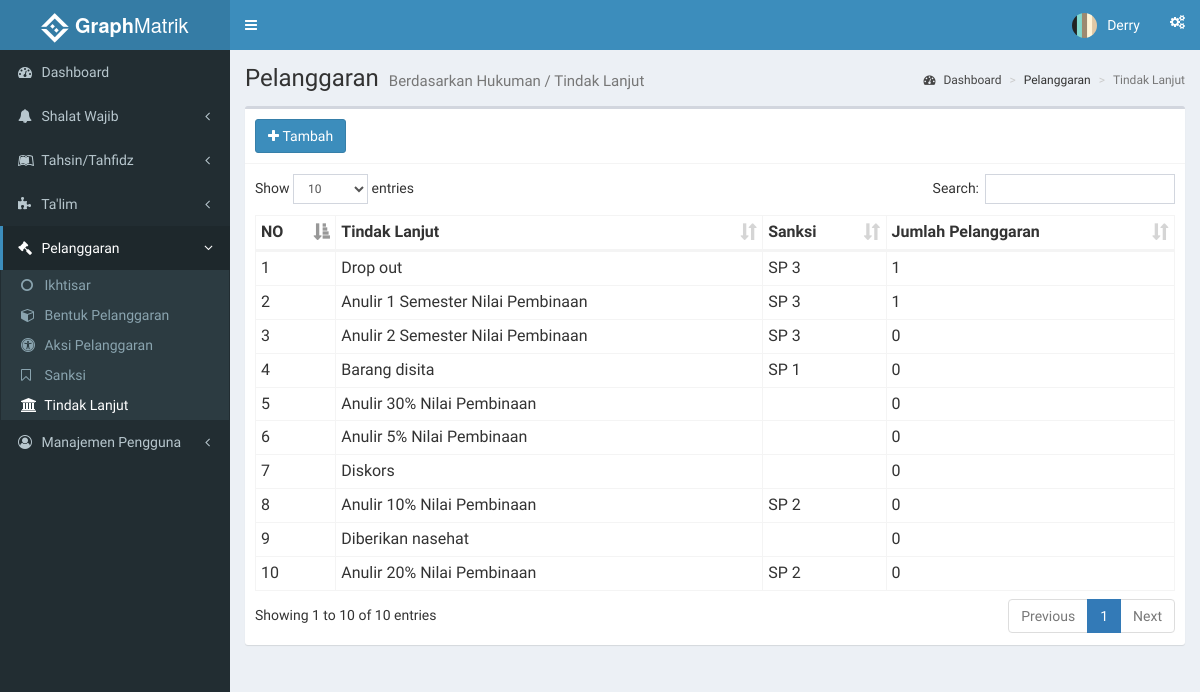
Page /index.php?page=planjut (signed in) on the committed database.
### tables this page shows
CREATE TABLE `planjut` (
  `id_planjut` int(11) NOT NULL,
  `id_psanksi` int(11) DEFAULT NULL,
  `nama_tindaklanjut` varchar(50) DEFAULT NULL,
  `level` int(1) DEFAULT NULL
);

CREATE TABLE `psanksi` (
  `id_psanksi` int(11) NOT NULL,
  `nama_sanksi` varchar(5) DEFAULT NULL,
  `bobot` varchar(20) DEFAULT NULL
);

### functions.php (called while the page is built, shortened)
<?php
	function tampilPlanjut(){
		$ambildata = mysql_query("SELECT pl.id_planjut, pl.nama_tindaklanjut, ps.nama_sanksi, COUNT(pm.id_planjut) AS jumlah FROM planjut pl LEFT JOIN pmain pm ON pl.id_planjut = pm.id_planjut LEFT JOIN psanksi ps ON pl.id_psanksi = ps.id_psanksi GROUP BY pl.nama_tindaklanjut ORDER BY jumlah DESC") or die(mysql_error());
		if (mysql_num_rows($ambildata) > 0) {
			while ($ad = mysql_fetch_assoc($ambildata))
				$data[] = $ad;
				return $data;
		} else{
			echo "Sanksi belum ditambahkan";
		}
	}
 ?>

### role/adminmatrik/pelanggaran/planjut.php (the view, shortened to what this page needs)
<?php
  include 'functions.php';
 ?>
    <section class="content-header">
      <h1>
        Pelanggaran
        <small>Berdasarkan Hukuman / Tindak Lanjut</small>
      </h1>
      <ol class="breadcrumb">
        <li><a href="index.php"><i class="fa fa-dashboard"></i> Dashboard</a></li>
        <li>Pelanggaran</li>
        <li class="active">Tindak Lanjut</li>
      </ol>
    </section>
    <section class="content">
      <div class="row">
        <div class="col-xs-12">
          <div class="box">
            <div class="box-header with-border">
             <a href="index.php?page=tambahplanjut" class="btn btn-primary"><i class="fa fa-plus"></i>&nbsp;Tambah</a>
            </div>
            <div class="box-body">
              <table id="tablePelanggaran" class="table table-bordered table-hover table-condensed">
                <thead>
                  <tr>
                    <th>NO</th>
                    <th>Tindak Lanjut</th>
                    <th>Sanksi</th>
                    <th>Jumlah Pelanggaran</th>
                  </tr>
                </thead>
                <tbody>
                  <?php
                    $dataPlanjut = tampilPlanjut();
                    $no = 1;
                  if (is_array($dataPlanjut) || is_object($dataPlanjut)){
                    foreach($dataPlanjut as $row){
                   ?>
                <tr>
                  <td><?php echo $no; ?></td>
                  <td><?php echo $row['nama_tindaklanjut']; ?></td>
                  <td><?php echo $row['nama_sanksi']; ?></td>
                  <td><?php echo $row['jumlah']; ?></td>
                </tr>
                 <?php
                    $no++; }
                  }
                ?>
                </tbody>
              </table>
            </div>
          </div>
        </div>
      </div>
    </section>

### rows in the picture
planjut: nama_tindaklanjut "Drop out", id_psanksi.nama_sanksi "SP 3", jumlah "1"
planjut: nama_tindaklanjut "Anulir 1 Semester Nilai Pembinaan", id_psanksi.nama_sanksi "SP 3", jumlah "1"
planjut: nama_tindaklanjut "Anulir 2 Semester Nilai Pembinaan", id_psanksi.nama_sanksi "SP 3", jumlah "0"
planjut: nama_tindaklanjut "Barang disita", id_psanksi.nama_sanksi "SP 1", jumlah "0"
planjut: nama_tindaklanjut "Anulir 30% Nilai Pembinaan", jumlah "0"
planjut: nama_tindaklanjut "Anulir 5% Nilai Pembinaan", jumlah "0"
planjut: nama_tindaklanjut "Diskors", jumlah "0"
planjut: nama_tindaklanjut "Anulir 10% Nilai Pembinaan", id_psanksi.nama_sanksi "SP 2", jumlah "0"
planjut: nama_tindaklanjut "Diberikan nasehat", jumlah "0"
planjut: nama_tindaklanjut "Anulir 20% Nilai Pembinaan", id_psanksi.nama_sanksi "SP 2", jumlah "0"

### other values in the picture
$_SESSION['nama'] "Derry"
